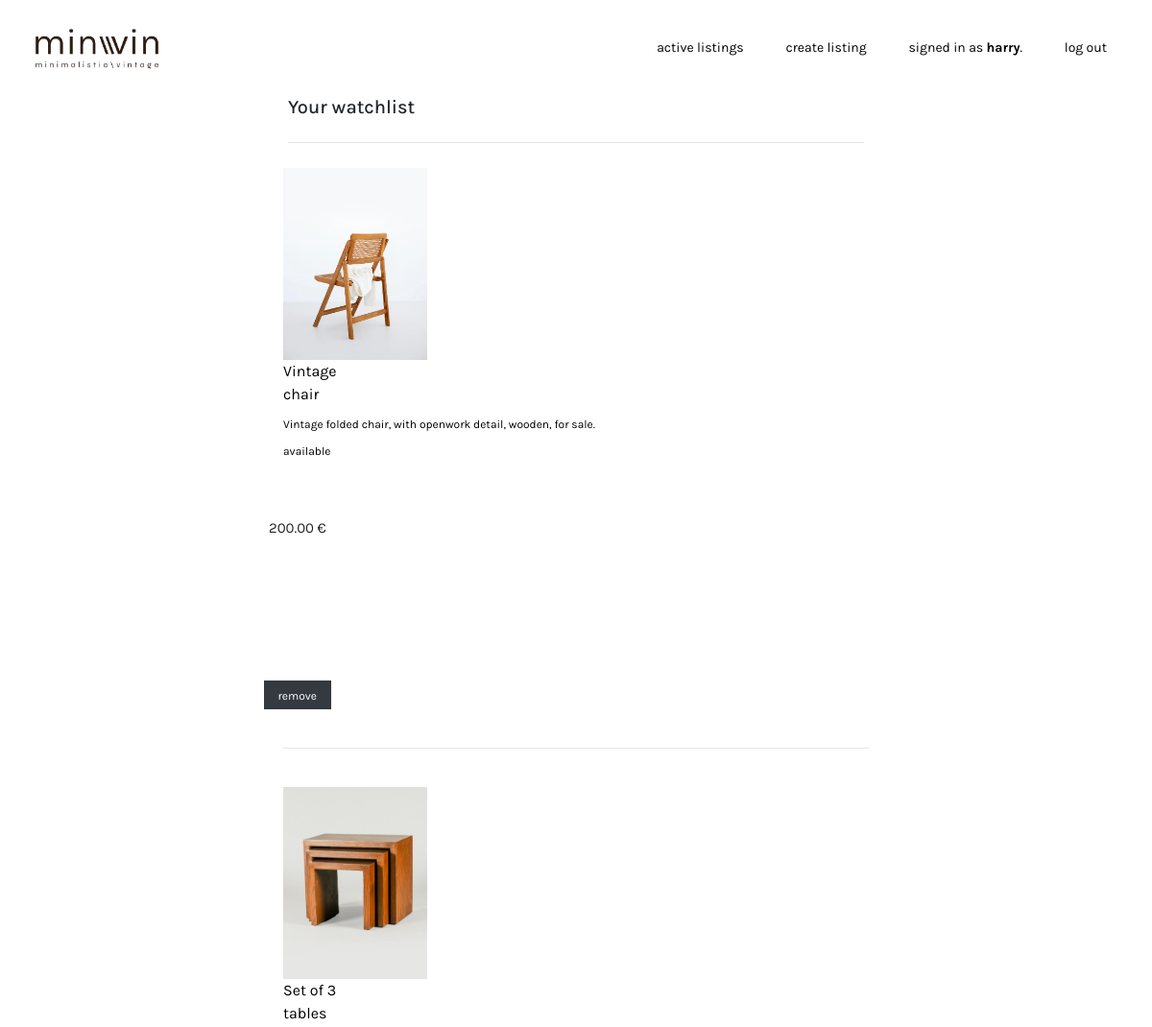
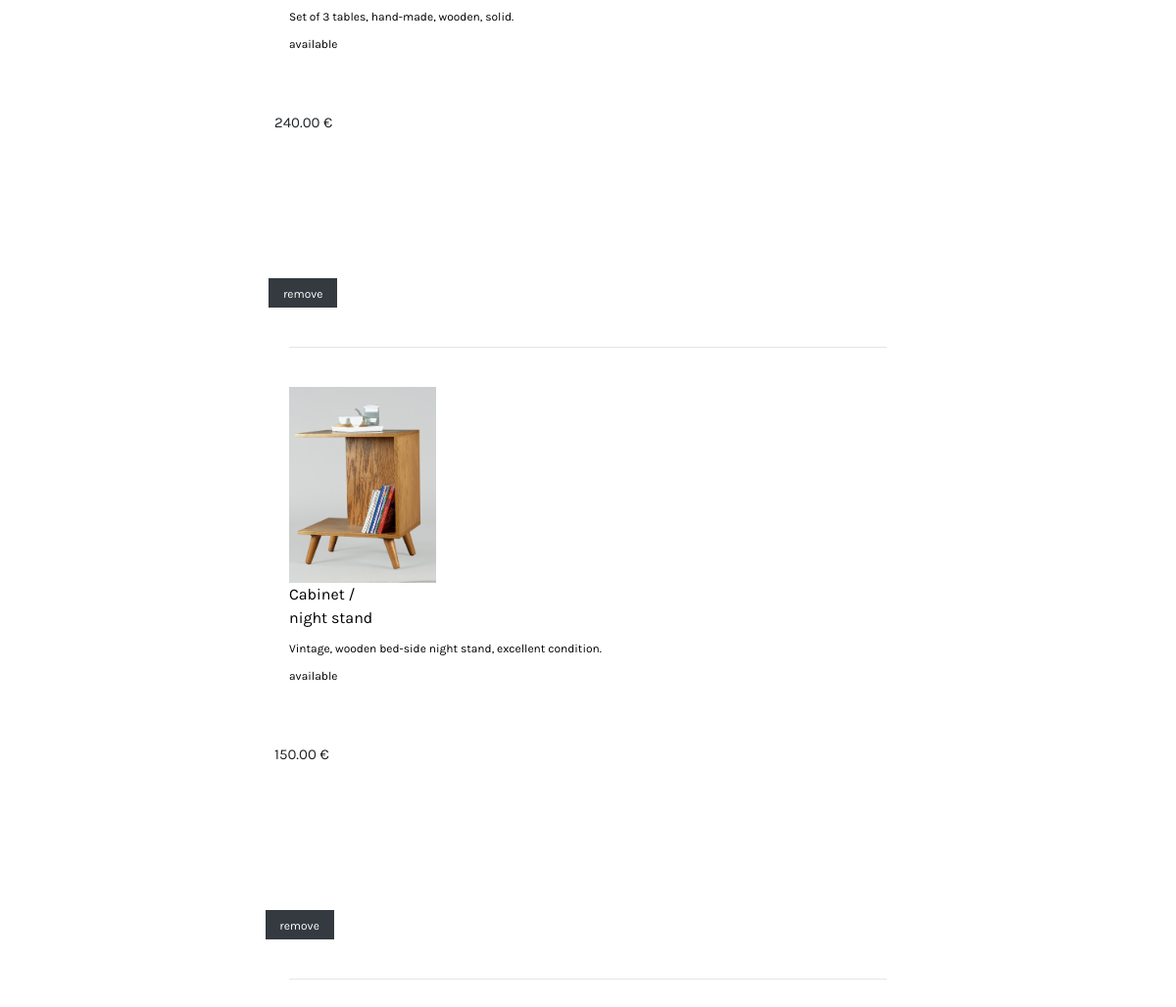
The app's page /watchlist/1 (signed in) with its own data (2 pictures, top to bottom).
### auctions/models.py (models this page shows, shortened)
class User(AbstractUser):
    id           = models.AutoField(primary_key=True)
    watchlist    = models.ManyToManyField('auctions.Listing', related_name='watchlist', blank=True)
    profile_photo = models.ImageField(
        upload_to='user_profiles',
        height_field=None,
        width_field=None,
        default='auctions/static/User01.png'
        )

class Listing(models.Model):
    categories=[
        ("CH","chairs"),
        ("CA","cabinets"),
        ("SO","sofas"),
        ("TA","tables"),
        ("DE","decor"),
        ("OT","others")
    ]
    id          = models.AutoField(primary_key=True)
    title       = models.CharField(max_length=64)
    description = models.CharField(max_length=280)
    price       = models.DecimalField(max_digits=7, decimal_places=2)
    category    = models.CharField(max_length=10, choices=categories, default="others")
    status      = models.BooleanField(default="True")
    photo       = models.ImageField(
        upload_to='images_uploaded',
        height_field=None,
        width_field=None,
        default='auctions/static/images/01.jpg'
        )
    owner       = models.ForeignKey(User, on_delete=models.CASCADE, related_name='owner', null=True)
    date        = models.DateField(default=(2023-10-20))
    bidder      = models.CharField(max_length=64, default="no one has made a bit yet.")

### auctions/views.py (the view)
# urls.py: path("watchlist/<int:user_id>", views.view_watch, name="view_watchlist"),
def view_watch(request, user_id):
    try:
        current_user= User.objects.get(id=user_id)
        if request.method == "GET":
            listings = current_user.watchlist.all()
            watchlist=[]
            for listing in listings:
                watchlist.append(listing)
            return render(request, "auctions/watchlist.html",{
                "watchlist": watchlist
                })
    except User.DoesNotExist:
        return render(request, "auctions/watchlist.html", {
                        "message": "You must be logged in to see your watchlist."
        })

### auctions/templates/auctions/watchlist.html (shortened to what this page needs)
{% extends "auctions/layout.html" %}
{% block body %}
<div class="d-flex justify-content-left">
    <div class="d-flex flex-column align-items-left">
        <h5>Your watchlist</h5>
        <hr style="width:100%;">
                {% for listing in watchlist %}
                <div class="row" style="margin-bottom:20px; padding: 10px;">
                    <div style="margin-right:20px;">
                        <img src="{{ listing.photo.url }}" alt="Listing photo" width="150px" height="200px">
                    </div>
                    <div class="d-flex flex-column align-content-left">
                        <div class="title" style="margin-bottom: 10px;">
                            <a href="{% url 'listing' listing_id=listing.id %}" style="width:500px; color: black; font-size: 16px; font-weight:semi-bold;">
                                {{ listing.title|safe }}
                            </a>
                        </div>
                        <div class="description_small" style="width:600px; font-size: 12px; margin-bottom:10px;">
                            {{ listing.description|safe }}
                        </div>
                        <div class="title" style="margin-bottom:60px;">
                            {% if listing.status %}
                            available
                            {% else %}
                            sold
                            {% endif %}
                        </div>
                    </div>
                    <div class="row">
                        <div style="align-items: right; font-size:15px; font-weight:semi-bold;">
                            {{ listing.price|safe }} €
                        </div>
                        <div>
                            <form action="{% url 'watchlist_remove' user_id=user.id listing_id=listing.id %}" method="POST" enctype='multipart/form-data'>
                                <input class="btn btn-dark" style="width:70px; height:30px; font-size:12px; margin-top:170px; margin-left: -65px;" type="submit" value="remove">
                        </div>
                    </div>
                    <hr style="width:110%; margin-top:40px; margin-bottom:0px;" align="right">
                </div>
                {% endfor %}
    </div>
</div>
{% endblock %}

### auctions/templates/auctions/layout.html (shortened to what this page needs)
{% load static %}
<!DOCTYPE html>
<html lang="en">
    <head>
        <link rel="stylesheet" href="https://stackpath.bootstrapcdn.com/bootstrap/4.4.1/css/bootstrap.min.css">
        <link href="{% static 'auctions/styles.css' %}" rel="stylesheet">
        <link href="{% static 'fontawesomefree/css/fontawesome.css' %}" rel="stylesheet" type="text/css">
         {% load static %}
    </head>
    <body>
        <ul class="navbar fixed-top bg-body-tertiary" padding="1 px" style="background-color: #ffffff">
            <div class="container-fluid" style="background-color: #ffffff">
                <a class="navbar-brand" href="{% url 'index' %}">
                <img src="{% static 'minvin_logo_big.png' %}" alt="Logo" width="140" height="70" class="d-inline-block align-text-top">
                </a>
                <div class="align-items-end">
                    <li class="list-inline-item">
                        <a class="nav-link" href="{% url 'index' %}">active listings</a>
                    </li>
                    {% if user.is_authenticated %}
                        <li class="list-inline-item">
                            <a class="nav-link" href="{% url 'create' %}">create listing</a>
                        </li>
                        <li class="list-inline-item">
                            <a class="nav-link" href="{% url 'profile' user_id=user.id %}">
                                signed in as <strong>{{ user.username }}</strong>.
                            </a>
                        </li>
                        <li class="list-inline-item">
                            <a class="nav-link" href="{% url 'logout' %}">log out</a>
                        </li>
                    {% endif %}
                </div>
            </ul>
        {% block body %}
        {% endblock %}
    </body>
</html>

### auctions/static/auctions/styles.css (style rules this page uses)
body { font-family: "Karla", "Arial", sans-serif; background-color: white; align-items: center; justify-content: center; padding-top: 100px; padding-bottom: 50px; padding-right: 300px; padding-left: 300px; }
.nav-link { color: black; font-size: 14px; }
.navbar-brand { color: black; font-weight: bold; }
.btn-dark { border-radius: 0rem; }
.title { color: black; width: 90px; font-size: 12px; }
.description_small { color: black; font-size: 12px; }
hr { margin-left: 0; margin-right: 0; }

### records on screen
User: username "harry"
Listing: photo (picture), title "Vintage chair", description "Vintage folded chair, with openwork detail, wooden, for sale.", status "available", price "200.00"
Listing: photo (picture), title "Set of 3 tables", description "Set of 3 tables, hand-made, wooden, solid.", status "available", price "240.00"
Listing: photo (picture), title "Cabinet / night stand", description "Vintage, wooden bed-side night stand, excellent condition.", status "available", price "150.00"
